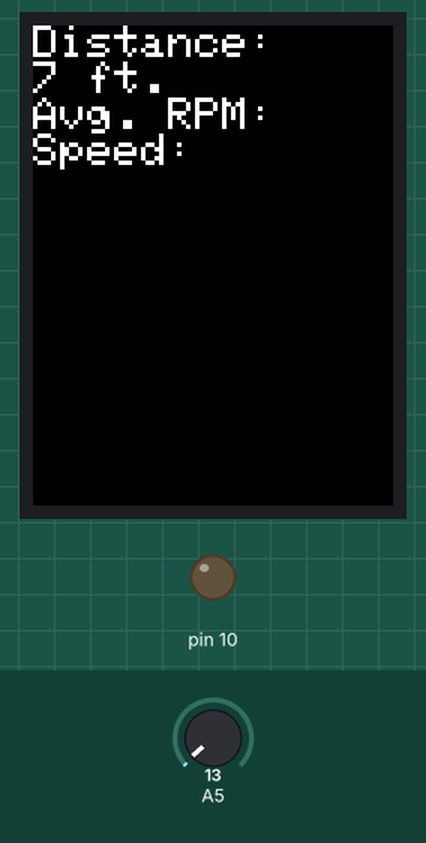
Recording of a sketch running on a simulated Arduino Uno, built with avr-gcc and run on an emulated ATmega328P. On the bench: 240×320 colour display, output pins drawn as LEDs (lit = HIGH). The test bench sets the inputs (shaded band); at power-on: A5 = 512. Storage starts empty.

1.5 s: A5 set to 16
3.0 s: A5 set to 13
Above: at 4.0 s.
Timing chart, 0 to 6.0 s (numbered marks = the images above; inputs shaded):
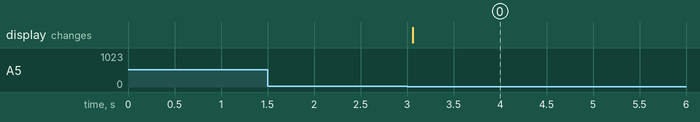

The sketch:

graphicstest.ino
```cpp
#include <Adafruit_GFX.h>     // Core graphics library
#include <Adafruit_TFTLCD.h>  // Hardware-specific library
#include <SPI.h>              // SPI general
#include <SD.h>               // SD Card libraries

// The control pins for the LCD can be assigned to any digital or
// analog pins...but we'll use the analog pins as this allows us to
// double up the pins with the touch screen (see the TFT paint example).
#define LCD_CS A3 // Chip Select goes to Analog 3
#define LCD_CD A2 // Command/Data goes to Analog 2
#define LCD_WR A1 // LCD Write goes to Analog 1
#define LCD_RD A0 // LCD Read goes to Analog 0
#define LCD_RESET A4 // Can alternately just connect to Arduino's reset pin


// Assign human-readable names to some common 16-bit color values:
#define	BLACK   0x0000
#define	BLUE    0x001F
#define	RED     0xF800
#define	GREEN   0x07E0
#define CYAN    0x07FF
#define MAGENTA 0xF81F
#define YELLOW  0xFFE0
#define WHITE   0xFFFF

// Variables I added.
  const int hall = A5;
  const int sd = 4;
  File dataFile;
  int preState = 0;
  int rev = 0;
  int intTime;
  int rots = 0;
  long avgSpd = 0;
  long rotSpd = 0;
  long dist =0;
  long diameter = 2.2507;
  long splits[] = {0,0,0,0,0};
  long sDist[] = {0,0,0,0,0};
  int s = 4;
  long rpm = 0;
  long shtSpd = 0;
  long lstUpdate;
  int x,y,w;
  int curState;
  long curTime;


Adafruit_TFTLCD tft(LCD_CS, LCD_CD, LCD_WR, LCD_RD, LCD_RESET);
void setup(){
  pinMode(SS, OUTPUT);
  tft.reset();
  uint16_t identifier = tft.readID();
  tft.begin(identifier);
  tft.setRotation(0);
  //Begin SD Testing Block
  if (!SD.begin(sd)) {
    errorSD();
    while (1) ;
  }
  String fileName = "bike.csv";
  for(int i = 0;SD.exists(fileName);i++){
    fileName = "bike";
    fileName+= String(i);
    fileName+= ".csv";
  }
  dataFile = SD.open("datalog.txt", FILE_WRITE);
  if (! dataFile) {
    errorFile();
    while (1) ;
  }
  //End SD Testing Block
  //Initialized Vars
  intTime = millis();
  lstUpdate = intTime;
  int x,y,w = tft.width(),h = tft.height();
  tft.setTextColor(WHITE); tft.setTextSize(3);
  tft.fillScreen(BLACK);
  preState = 0;
  curTime = intTime;
  dataFile.flush();
}

void loop(void) {
  printRun();
  if(curState == 1){

  }
}

unsigned long errorSD(){//If there is no SD card, halt and request one.
 tft.fillScreen(BLACK);
  unsigned long start = micros();
  tft.setCursor(0, 0);
  tft.setTextColor(WHITE);  tft.setTextSize(1);
  tft.println("Insert SD card and restart.");
}
unsigned long errorFile(){ //If there is a problem with the SD card, halt and request a different one.
 tft.fillScreen(BLACK);
  unsigned long start = micros();
  tft.setCursor(0, 0);
  tft.setTextColor(WHITE);  tft.setTextSize(1);
  tft.println("We can't open the file, try a different SD card.");
}

unsigned long printRun(){ //Function to run under normal operation
  int sens = analogRead(A5);
  curTime = millis();
  if(sens<15)
    curState = 1;
  else
    curState = 0;
  if(curState==1){//See if sensor is triggered.
  if(curState!=preState){//Make sure the sensor wasn't previously triggered.
  rots++;
  dist = 85.28125/12*rots;//Calculate distance from diameter*pi*(# of rotations)
  avgSpd = dist/(((curTime-intTime)*.001)/360);//Find total avg speed from distance over time in hours.
  //The following block records the last five sets to memory speed calcs.
  for(int i = 0;i<=3;i++){
    splits[i] = splits[i+1]; //splits is time (ms)
    sDist[i] = sDist[i+1];  //sDist is distance (ft)
  }
  splits[4] = curTime;
  sDist[4]=dist;
  //END PREVIOUS BLOCK
  //Short means based on last 5 rotations.
  rpm = ((sDist[4]-sDist[0])/(85.28125/12))/(.001/60*(splits[4]-splits[0])); //Find short RPM (based on last 5 revs).
  long shtSpd = .681818*((sDist[4]-sDist[0])/(.001*(splits[4]-splits[0]))); //Find short speed, convert to mph.
  long tDelta = curTime-lstUpdate; // Calculate time between the last time the screen updated and now
  /*
   * Writes to screen at most every 350 ms
   * This allows for more data to be gathered
   * This is due to a limitation of the screen's
   * refresh rate.
   *
   * This code only writes to the screen.
   * The data is still calculated and saved, even if
   * the screen is not written to.
   */
  if(tDelta>350){
  int x,y,w = tft.width(),h = tft.height();
  //The for loops clear out parts of text that change.
  for(y=24;y<46;y++) tft.drawFastHLine(0,y,w,BLACK);
  for(x=0;x<w/4;x++) tft.drawFastHLine(x/4,0,h/4,BLACK);
  for(y=71;y<94;y++) tft.drawFastHLine(0,y,w,BLACK);
  for(x=0;x<w/4;x++) tft.drawFastHLine(x,0,h/4,BLACK);
  for(y=120;y<146;y++) tft.drawFastHLine(0,y,w,BLACK);
  for(x=0;x<w/4;x++) tft.drawFastHLine(x,0,h/4,BLACK);
  tft.setCursor(0,0);
  //Prints distance (ft.), RPM (rpm) and Speed (mph)
  tft.println("Distance: ");
  tft.print(dist); tft.println(" ft.");
  tft.println("Avg. RPM: ");
  if(splits[0]!=0){
  tft.println(rpm);}
  tft.println("Speed: ");
  if(splits[0]!=0){
  tft.print(shtSpd); tft.println(" mph");}
  lstUpdate = curTime; //Records the time the screen was updated for future use.
  }
  if(splits[0]==0){
    shtSpd = 0;
    rpm = 0;
  }
  String dataString = ""; //Prints data as [time,state(0/1),dist(ft),rpm(r/min),speed]
  dataString+=String(curTime-intTime);
  dataString+=String(",");
  dataString+=String(curState);
  dataString+=String(",");
  dataString+=String(dist);
  dataString+=String(",");
  dataString+=String(rpm);
  dataString+=String(",");
  dataString+=String((int) shtSpd);
  dataFile.println(dataString);
  Serial.println(dataString);
  dataFile.flush();
  }}
  preState = curState; //Records current state for future use.
}
```

Measured:
- after the input at 1.5 s, every drawn part: stays the same
- after the input at 3.0 s, the display: changes after 0.06 s (image 0)
